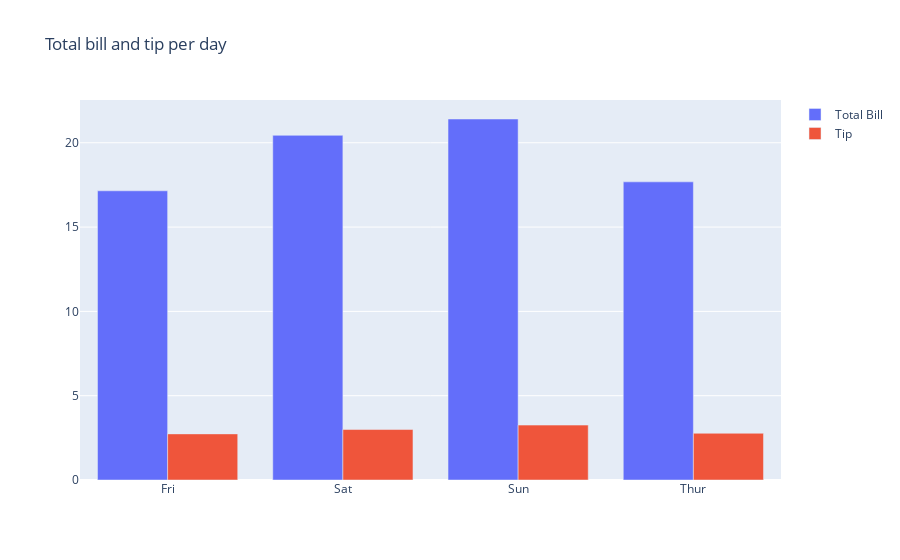

Notebook code for this chart:
### Code cell
days = tips.groupby('day').mean().index
total_bill = tips.groupby('day').mean().total_bill
tip = tips.groupby('day').mean().tip


trace1 = go.Bar(
   x = days,
   y = total_bill,
   name = 'Total Bill'
)
trace2 = go.Bar(
   x = days,
   y = tip,
   name = 'Tip'
)

data = [trace1, trace2]
layout = go.Layout(barmode = 'group', title = 'Total bill and tip per day')
fig = go.Figure(data = data, layout = layout)
py.iplot(fig)

### Figure 1 — Plotly figure (JSON) as saved in the notebook; plotly's stock layout.template omitted (floating-point values rounded to 4 significant figures)
{"data": [{"name": "Total Bill", "type": "bar", "x": ["Fri", "Sat", "Sun", "Thur"], "y": [17.15, 20.44, 21.41, 17.68]}, {"name": "Tip", "type": "bar", "x": ["Fri", "Sat", "Sun", "Thur"], "y": [2.735, 2.993, 3.255, 2.771]}], "layout": {"barmode": "group", "title": {"text": "Total bill and tip per day"}}}
